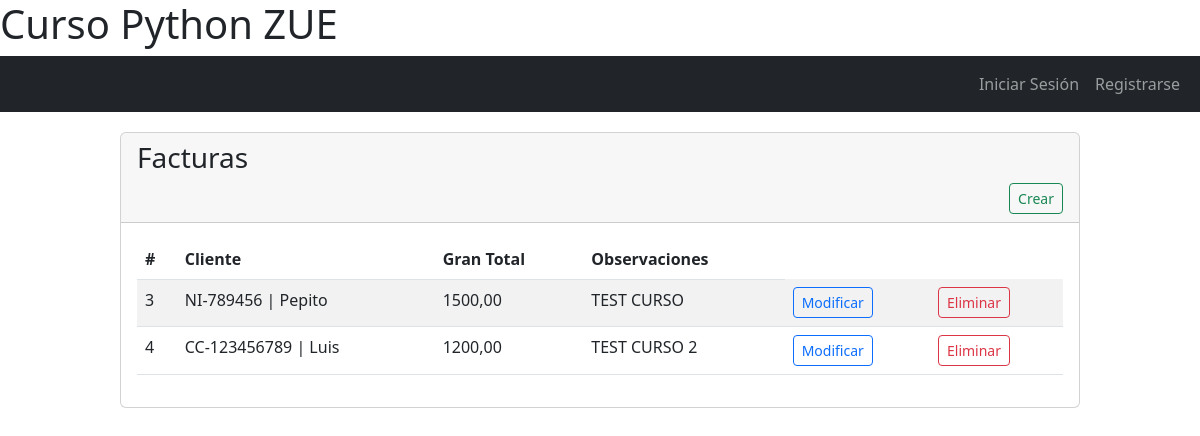
Screenshot of /index_factura/ with the database file from the repository.
### facturas/models.py (models this page shows)
class Factura_Encabezado(models.Model):
    id = models.BigAutoField(primary_key=True)
    fecha_factura = models.DateField(verbose_name='Fecha', default='1900-01-01')
    rel_cliente = models.ForeignKey('clientes.clientes', verbose_name='Cliente', on_delete=models.RESTRICT)
    precio_total = models.DecimalField(verbose_name='Gran Total', max_digits=15, decimal_places=2)
    observaciones = models.TextField(verbose_name='Observaciones')

### clientes/models.py (models this page shows)
class Clientes(models.Model):
    TIPO_DOCUMENTOS = (
        ('NI','NIT'),
        ('CC','Cedula de ciudadania'),
        ('PA','Pasaporte'),
        ('OT', 'Otro'),
    )
    nombre = models.CharField(verbose_name='Nombre',max_length=100)
    tipo_documento = models.CharField(verbose_name='Tipo de documento',max_length=2, choices=TIPO_DOCUMENTOS)
    num_documento = models.CharField(verbose_name='Número de documento',max_length=20)
    email = models.EmailField(verbose_name='Email',max_length=100)
    descripcion = models.TextField(verbose_name='Descripción')
    class Meta:
        verbose_name = 'Cliente'
        verbose_name_plural = 'Clientes'
    def __str__(self):
        return f"{self.tipo_documento}-{self.num_documento} | {self.nombre}"

### facturas/views.py (the view)
# urls.py: path('index_factura/', vf.index_factura, name='index_factura'),
def index_factura(request):
    facturas = Factura_Encabezado.objects.all()
    return render(request,'index_factura.html',{
        'facturas': facturas
    })

### facturas/templates/index_factura.html
{% extends 'layout.html' %}
{% block title %}
<div class="row">
  <div class="d-flex justify-content-start" style="float:left;">
    <h3>Facturas</h3>
  </div>
  <div class="d-flex justify-content-end" style="float:left;">
    <a type="button" class="btn btn-sm btn-outline-success" href="{% url 'crear_factura' %}">Crear</a>
  </div>
</div>
{% endblock %}
{% block content %}
<table class="table table-striped">
  <thead>
    <tr>
      <th scope="col">#</th>
      <th scope="col">Cliente</th>
      <th scope="col">Gran Total</th>
      <th scope="col">Observaciones</th>
    </tr>
  </thead>
  <tbody>
    {% for factura in facturas %}
        <tr>
          <td>{{ factura.id }}</td>
          <td>{{ factura.rel_cliente }}</td>
          <td>{{ factura.precio_total }}</td>
          <td>{{ factura.observaciones }}</td>
          <td><a type="button" class="btn btn-sm btn-outline-primary"
                 href="{% url 'modificar_factura' id=factura.id %}">Modificar</a>
          </td>
          <td><a type="button" class="btn btn-sm btn-outline-danger"
                  href="{% url 'eliminar_factura' id=factura.id %}">Eliminar</a></td>
        </tr>
    {% endfor %}
  </tbody>
</table>
{% endblock %}

### rows the page displays
Factura_Encabezado: id "3", rel_cliente "NI-789456 | Pepito", precio_total "1500,00", observaciones "TEST CURSO"
Factura_Encabezado: id "4", rel_cliente "CC-123456789 | Luis", precio_total "1200,00", observaciones "TEST CURSO 2"
